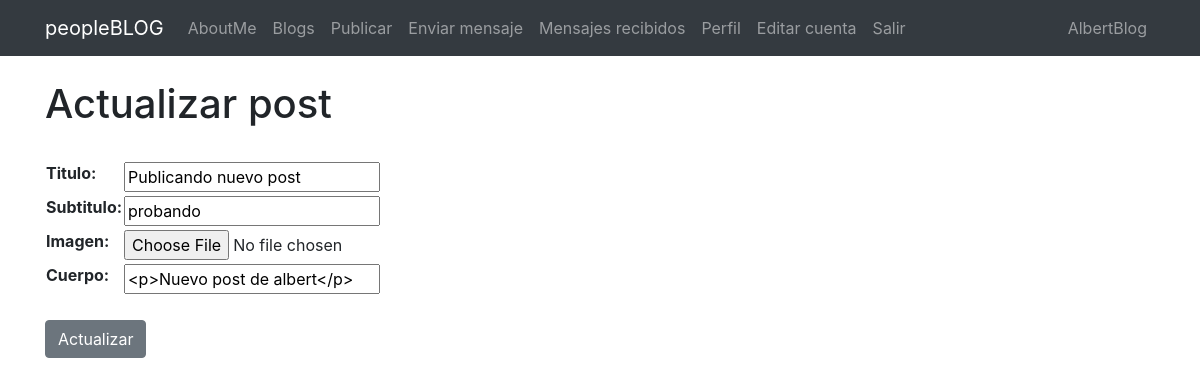
/blog/editarpagina/58 (signed in), run on the app's committed database.
### Blog/models.py (models this page shows, shortened)
class Pagina(models.Model):
    titulo=models.CharField(max_length=100)
    subtitulo=models.CharField(max_length=100)
    user= models.ForeignKey(User, on_delete=models.CASCADE)
    imagen= models.ImageField(null=True, blank=True, upload_to="post")
    cuerpo=RichTextField(null=True, blank=True)
    creado=models.DateField(auto_now_add=True)
    editado=models.DateField(auto_now=True)

### Blog/views.py (the view)
# urls.py: path('editarpagina/<id>', editarpagina, name="editarpagina"),
@login_required
def editarpagina(request, id):
    pagina= Pagina.objects.get(id=id)
    if request.method=="POST":
        formulario= EditarPagform(request.POST, request.FILES)
        if formulario.is_valid():
            informacion= formulario.cleaned_data
            pagina.titulo=informacion["titulo"]
            pagina.subtitulo=informacion["subtitulo"]
            pagina.imagen=informacion["imagen"]
            pagina.cuerpo=informacion["cuerpo"]
            pagina.save()
            pass
            return render(request, "pagina_detalle.html", {"pagina":pagina})
    else:
        formulario= EditarPagform(initial={"titulo":pagina.titulo, "subtitulo":pagina.subtitulo, "cuerpo":pagina.cuerpo})
        return render(request, "pagina_update.html", {"formulario":formulario, "pagina":pagina})

### Blog/forms.py
class EditarPagform(forms.Form):
    titulo=forms.CharField(label="Titulo")
    subtitulo=forms.CharField(label="Subtitulo")
    imagen=forms.ImageField()
    cuerpo=forms.CharField(widget=CKEditorWidget())
    class Meta:
        model=Pagina
        fields=["titulo", "subtitulo", "imagen", "cuerpo"]
        help_texts = {k:"" for k in fields}

### Templates/pagina_update.html (shortened to what this page needs)
{% extends "padre.html" %}
{% block content %}
    <h1>Actualizar post</h1>
    <br/>
    <table>
        <form method="post" enctype="multipart/form-data"> {% csrf_token %}
            {{formulario.as_table}}
    </table>
    <br/>
            <button class="btn btn-secondary">Actualizar</a>
{% endblock %}

### Templates/padre.html (shortened to what this page needs)
<!doctype html>
<html lang="en">
  <head>
    <link rel="stylesheet" href="https://cdn.jsdelivr.net/npm/bootstrap@4.6.2/dist/css/bootstrap.min.css">
  </head>
  <body>
    <nav class="navbar navbar-expand-lg navbar-dark bg-dark">
        <div class="container">
            <a class="navbar-brand" href="{% url 'inicio' %}">peopleBLOG</a>
        <div class="collapse navbar-collapse" id="navbarNavAltMarkup">
            <div class="navbar-nav">
              <a class="nav-link" href="{% url 'sobremi' %}">AboutMe</a>
                <a class="nav-link" href="{% url 'leerpaginas' %}">Blogs</a>
                {% if user.is_authenticated %}
                <a class="nav-link" href="{% url 'nuevopost' %}">Publicar</a>
                <a class="nav-link" href="{% url 'enviarmensaje' %}">Enviar mensaje</a>
                <a class="nav-link" href="{% url 'buscarmensaje' %}">Mensajes recibidos</a>
                <a class="nav-link" href="{% url 'obtenerperfil' user.id %}">Perfil</a>
                <a class="nav-link" href="{% url 'editarcuenta' %}">Editar cuenta</a>
                <a class="nav-link" href="{% url 'logout' %}">Salir</a>
                {% else %}
                <a class="nav-link" href="{% url 'login' %}">Ingresar</a>
                <a class="nav-link" href="{% url 'registro' %}">Registrarse</a>
                {% endif %}
        </div>
        <ul class="navbar-nav ml-auto">
          <li class="nav-link" href="#">
            {{ user.username }}
          </li>
        </ul>
    </nav>
<br/>
<div class="container">
        {% block content %}
        {% endblock %}
</div>
  </body>
  </html>

### data on the page
Pagina: titulo "Publicando nuevo post", subtitulo "probando", cuerpo "<p>Nuevo post de albert</p>"

### other printed values
{{ user.username }} "AlbertBlog"
